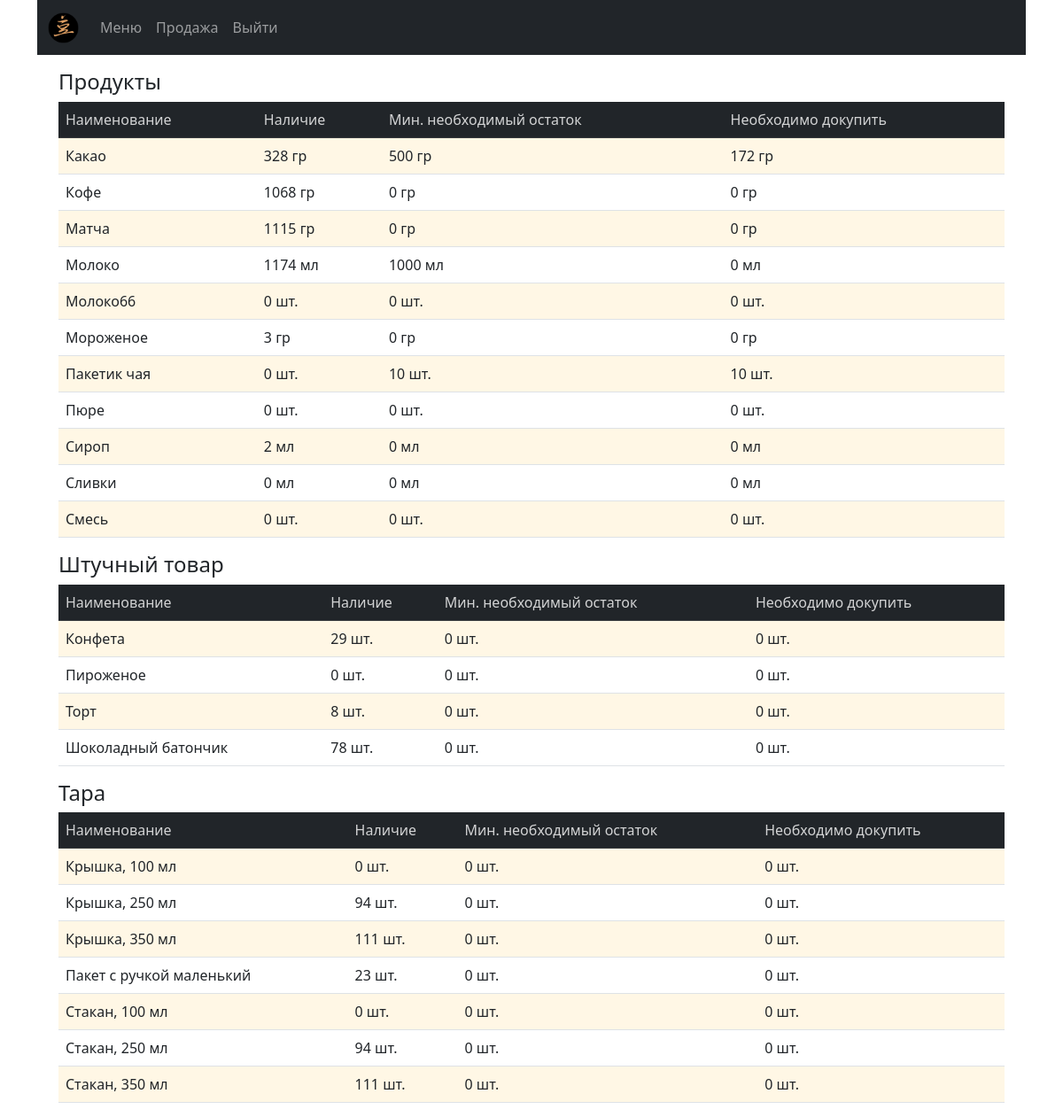
Page /stock on the earlier database version.
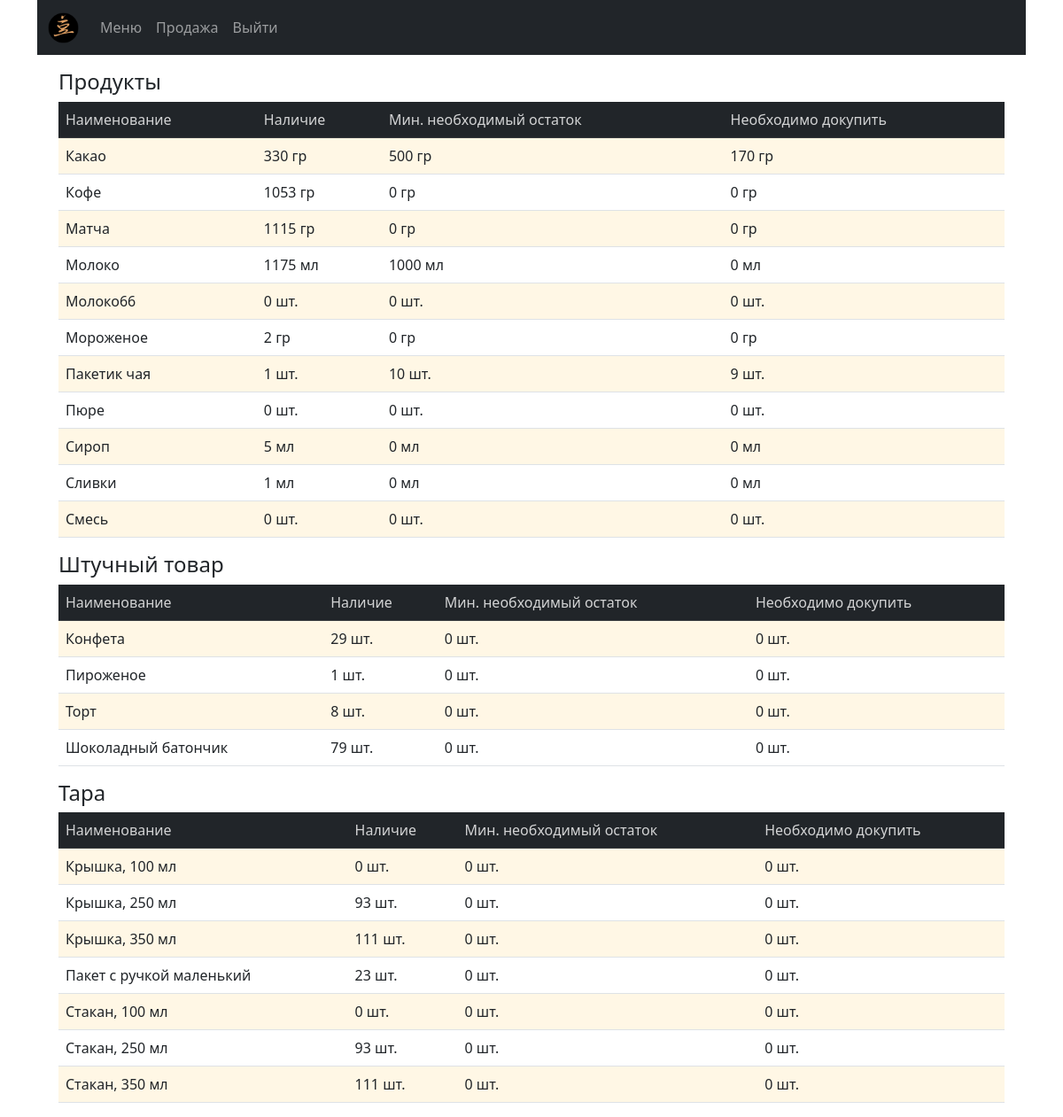
Same page on the later database version.
### cafecrm/models.py (models this page shows, shortened)
class Products(models.Model):
    PRODUCT = 'product'
    SNACK = 'snack'
    TARE = 'tare'
    PRODUCT_TYPE = ((PRODUCT, 'продукт'), (SNACK, 'штучный товар'), (TARE, 'тара'))
    PC = 'шт.'
    ML = 'мл'
    GR = 'гр'
    UNITS = ((PC, 'шт.'), (ML, 'мл'), (GR, 'гр'))
    product_name = models.CharField(max_length=250, verbose_name='Наименование')
    unit = models.CharField(max_length=20, choices=UNITS, verbose_name='Единица измерения')
    product_type = models.CharField(max_length=20, choices=PRODUCT_TYPE, verbose_name='Категория')
    slug = models.SlugField(max_length=200, db_index=True, unique='product_name')
    price = models.DecimalField(max_digits=10, decimal_places=2, default=0.00, verbose_name='Цена', blank=True, null=True)
    stock = models.PositiveIntegerField(default=0, verbose_name='Остаток', blank=True, null=True)
    min_stock = models.PositiveSmallIntegerField(default=0, verbose_name='Минимальный остаток', blank=True, null=True)
    description = models.TextField(blank=True, verbose_name='Описание')
    need_to_order = property(
        lambda self: (self.min_stock - self.stock if self.stock < self.min_stock else 0)
        )
    class Meta:
        verbose_name = 'Product'
        verbose_name_plural = 'Products'
        ordering = ['product_type', 'product_name']
        index_together = (('id', 'slug'),)

### cafecrm/views.py (the view)
# urls.py: path('stock', views.stock, name='stock'),
def stock(request):
    products = Products.objects.filter(product_type='product').order_by('product_name')
    snacks = Products.objects.filter(product_type='snack').order_by('product_name')
    tares = Products.objects.filter(product_type='tare').order_by('product_name')
    return render(request,
                  'cafecrm/stock.html',
                  {'title': 'stock',
                   'products': products,
                   'snacks': snacks,
                   'tares': tares
                   })

### doc_temp/context_processors.py (called while the page is built)
def doc(request):
    return {'doc_temp': Doctemp(request)}

### templates/cafecrm/stock.html (shortened to what this page needs)
{% extends "cafecrm/base.html" %}
{% load static %}
{% block content %}
<div class="container mt-3">
  <h4>Продукты</h4>
  <table class="table table-striped">
    <thead class="table-dark">
      <tr>
        <th>Наименование</th>
        <th>Наличие</th>
        <th>Мин. необходимый остаток</th>
        <th>Необходимо докупить</th>
      </tr>
    </thead>
    <tbody>
      {% for item in products %}
        <tr>
          <td> {{ item.product_name }} </td>
          <td class="num">{{ item.stock }} {{ item.unit  }}</td>
          <td>{{ item.min_stock }} {{ item.unit  }}</td>
          <td>{{ item.need_to_order }} {{ item.unit  }}</td>
        </tr>
      {% endfor %}
    </tbody>
  </table>
</div>
<div class="container mt-3">
  <h4>Штучный товар</h4>
  <table class="table table-striped">
    <thead class="table-dark">
      <tr>
        <th>Наименование</th>
        <th>Наличие</th>
        <th>Мин. необходимый остаток</th>
        <th>Необходимо докупить</th>
      </tr>
    </thead>
    <tbody>
      {% for item in snacks %}
        <tr>
          <td> {{ item.product_name }} </td>
          <td class="num">{{ item.stock }} {{ item.unit  }}</td>
          <td>{{ item.min_stock }} {{ item.unit  }}</td>
          <td>{{ item.need_to_order }} {{ item.unit  }}</td>
        </tr>
      {% endfor %}
    </tbody>
  </table>
</div>
<div class="container mt-3">
  <h4>Тара</h4>
  <table class="table table-striped">
    <thead class="table-dark">
      <tr>
        <th>Наименование</th>
        <th>Наличие</th>
        <th>Мин. необходимый остаток</th>
        <th>Необходимо докупить</th>
      </tr>
    </thead>
    <tbody>
      {% for item in tares %}
        <tr>
          <td> {{ item.product_name }} </td>
          <td class="num">{{ item.stock }} {{ item.unit  }}</td>
          <td>{{ item.min_stock }} {{ item.unit  }}</td>
          <td>{{ item.need_to_order }} {{ item.unit  }}</td>
        </tr>
      {% endfor %}
    </tbody>
  </table>
</div>
{% endblock %}

### templates/cafecrm/base.html (shortened to what this page needs)
{% load static %}
<!DOCTYPE html>
<html lang="en">
<head>
    <link rel="stylesheet" href="{% static 'cafecrm/css/bootstrap/css/bootstrap.min.css'%}" type="text/css">
    <link rel="stylesheet" href="{% static 'cafecrm/css/style.css'%}" type="text/css">
</head>
<body>
<div class="container">
  <nav class="navbar navbar-expand-lg navbar-dark bg-dark">
    <div class="container-fluid">
    <a class="navbar-brand" href="{% url 'cafecrm:home' %}">
      <img src="{% static 'cafecrm/img/minilogo_200x200.png' %}" alt="Logo" width="35" height="35" class="d-inline-block align-text-top">
    </a>
    {% if user.is_superuser %}
      <div class="collapse navbar-collapse" id="navbarNavDarkDropdown">
        <ul class="navbar-nav">
          <li class="nav-item">
            <a class="nav-link {% if request.resolver_match.url_name == 'stock' %} active {% endif %}"
            aria-current="page" href="{% url 'cafecrm:stock' %}"  hreflang="ar">Остатки</a>
          </li>
          <li class="nav-item">
            <a class="nav-link {% if request.resolver_match.url_name == 'menu' %} active {% endif %}"
            aria-current="page" href="{% url 'cafecrm:menu' %}">Меню</a>
          </li>
          <li class="nav-item dropdown">
            <a class="nav-link dropdown-toggle {% if request.resolver_match.url_name == 'add_simple_product' or request.resolver_match.url_name == 'products' or request.resolver_match.url_name == 'drinks'%} active {% endif %}"
            aria-current="page" href="#" role="button" data-bs-toggle="dropdown" aria-expanded="false">
            Создать документ
            </a>
            <ul class="dropdown-menu dropdown-menu-dark">
              <li><a class="dropdown-item" href="{% url 'cafecrm:add_simple_product' %}">Новый продукт</a></li>
              <li><a class="dropdown-item" href="{% url 'cafecrm:products_for_new_drink' %}">Добавить товар в меню</a></li>
              <li><a class="dropdown-item" href="{% url 'cafecrm:drinks' %}">Продажа</a></li>
              <li><a class="dropdown-item" href="{% url 'cafecrm:products' %}">Приход / расход</a></li>
            </ul>
          </li>
          <li class="nav-item">
            <a class="nav-link" href="admin/">Панель администратора</a>
          </li>
          <li class="nav-item">
            <a class="nav-link" href="{% url 'cafecrm:logout' %}">Выйти</a>
          </li>
        </ul>
      </div>
    {% else %}
      <div class="collapse navbar-collapse" id="navbarNavDarkDropdown">
        <ul class="navbar-nav">
          <li class="nav-item">
            <a class="nav-link {% if request.resolver_match.url_name == 'menu' %} active {% endif %}"
            aria-current="page" href="{% url 'cafecrm:menu' %}">Меню</a>
          </li>
          <li class="nav-item">
            <a class="nav-link {% if request.resolver_match.url_name == 'drinks' %} active {% endif %}"
            aria-current="page" href="{% url 'cafecrm:drinks' %}">Продажа</a>
          </li>
          <li class="nav-item">
            <a class="nav-link" href="{% url 'cafecrm:logout' %}">Выйти</a>
          </li>
        </ul>
      </div>
    {% endif %}
    </div>
  </nav>
<div class="container">
{% block content %}
{% endblock %}
</div>
</div>
</body>
</html>

### cafecrm/static/cafecrm/css/style.css (style rules this page uses)
:root { --color-gold: #e0a164 }
.table-striped>tbody>tr:nth-of-type(odd)>* { --bs-table-accent-bg: var(--bs-table-striped-bg); }
th { font-weight: inherit; color: rgba(255, 255, 255, 0.8) !important; }

Differences in the rows shown:
changed Products "Какао": stock "328" → "330"; need_to_order "172" → "170"
changed Products "Кофе": stock "1068" → "1053"
changed Products "Молоко": stock "1174" → "1175"
changed Products "Мороженое": stock "3" → "2"
changed Products "Пакетик чая": stock "0" → "1"; need_to_order "10" → "9"
changed Products "Сироп": stock "2" → "5"
changed Products "Сливки": stock "0" → "1"
changed Products "Пироженое": stock "0" → "1"
changed Products "Шоколадный батончик": stock "78" → "79"
changed Products "Крышка, 250 мл": stock "94" → "93"
changed Products "Стакан, 250 мл": stock "94" → "93"
